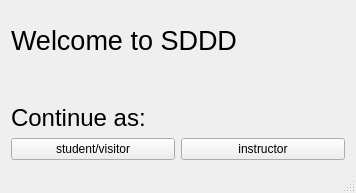
<?xml version="1.0" encoding="UTF-8"?>
<ui version="4.0">
 <class>MainWindow</class>
 <widget class="QMainWindow" name="MainWindow">
  <property name="geometry">
   <rect>
    <x>0</x>
    <y>0</y>
    <width>356</width>
    <height>193</height>
   </rect>
  </property>
  <property name="windowTitle">
   <string>SDDD</string>
  </property>
  <widget class="QWidget" name="centralWidget">
   <layout class="QVBoxLayout" name="verticalLayout">
    <item>
     <widget class="QLabel" name="label_2">
      <property name="font">
       <font>
        <pointsize>20</pointsize>
       </font>
      </property>
      <property name="text">
       <string>Welcome to SDDD</string>
      </property>
     </widget>
    </item>
    <item>
     <widget class="QLabel" name="label">
      <property name="font">
       <font>
        <pointsize>18</pointsize>
       </font>
      </property>
      <property name="text">
       <string>Continue as: </string>
      </property>
      <property name="alignment">
       <set>Qt::AlignBottom|Qt::AlignLeading|Qt::AlignLeft</set>
      </property>
     </widget>
    </item>
    <item>
     <layout class="QHBoxLayout" name="horizontalLayout">
      <item>
       <widget class="QPushButton" name="pushButton">
        <property name="text">
         <string>student/visitor</string>
        </property>
       </widget>
      </item>
      <item>
       <widget class="QPushButton" name="pushButton_2">
        <property name="text">
         <string>instructor</string>
        </property>
       </widget>
      </item>
     </layout>
    </item>
   </layout>
  </widget>
  <widget class="QStatusBar" name="statusBar"/>
 </widget>
 <layoutdefault spacing="6" margin="11"/>
 <resources/>
 <connections>
  <connection>
   <sender>pushButton</sender>
   <signal>clicked()</signal>
   <receiver>MainWindow</receiver>
   <slot>enterMain()</slot>
   <hints>
    <hint type="sourcelabel">
     <x>112</x>
     <y>172</y>
    </hint>
    <hint type="destinationlabel">
     <x>45</x>
     <y>212</y>
    </hint>
   </hints>
  </connection>
  <connection>
   <sender>pushButton_2</sender>
   <signal>clicked()</signal>
   <receiver>MainWindow</receiver>
   <slot>verify()</slot>
   <hints>
    <hint type="sourcelabel">
     <x>229</x>
     <y>174</y>
    </hint>
    <hint type="destinationlabel">
     <x>331</x>
     <y>197</y>
    </hint>
   </hints>
  </connection>
 </connections>
 <slots>
  <slot>enterMain()</slot>
  <slot>verify()</slot>
 </slots>
</ui>
